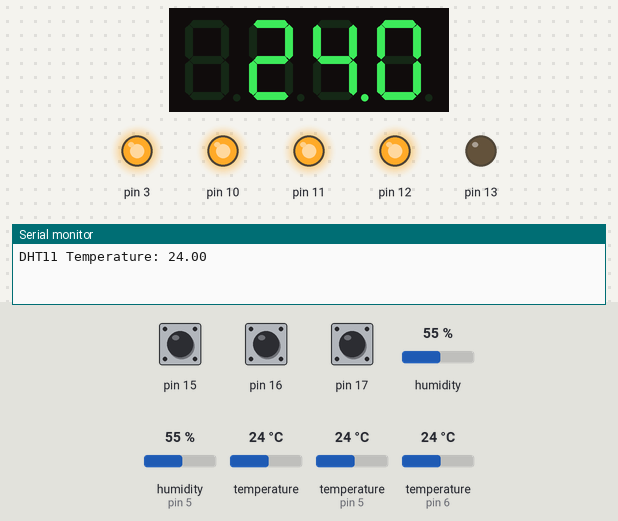
A sketch run on a simulated Arduino Uno, built with avr-gcc and run on an emulated ATmega328P. On the bench: 4-digit seven-segment display, output pins drawn as LEDs (lit = HIGH), the last lines printed to the serial monitor. Wiring (inferred from the names in the program): DHT11 sensor: data pin 5. The inputs (shaded band) are chosen by the test bench; at power-on: humidity 55 %, humidity (sensor on pin 5) 55 %, temperature (sensors on pin 6, pin 5) 24 °C, temperature 24 °C, pin 15 HIGH, pin 16 HIGH, pin 17 HIGH.

Above: at 2.4 s.
2.5 s: humidity (sensor 0) set to 22 %
At 8.4 s:
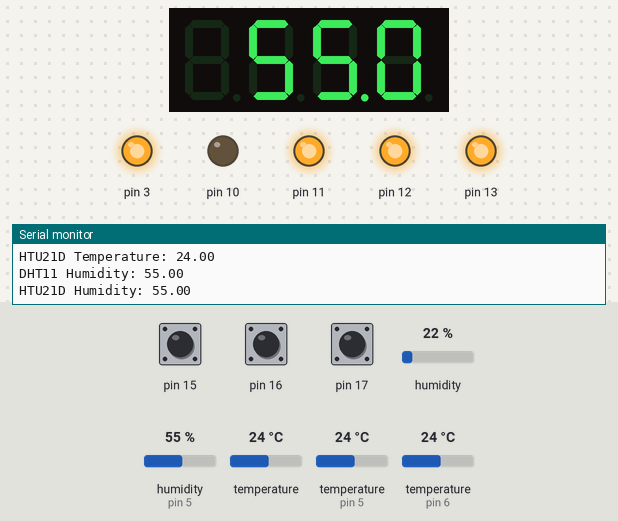
14.1 s: humidity (sensor on pin 5) set to 40 %
At 27.9 s:
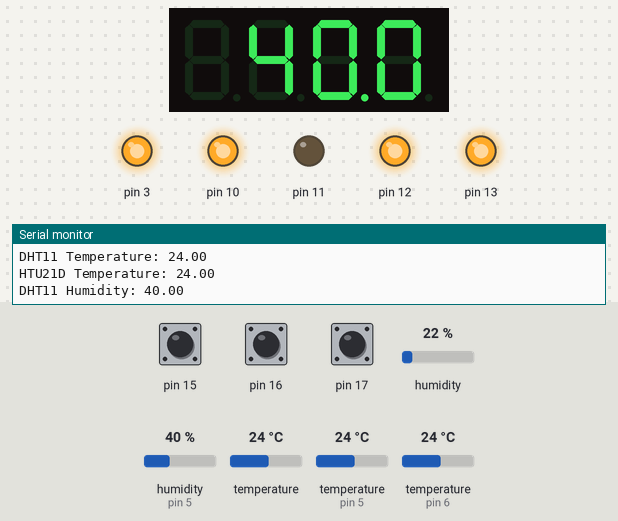
28.1 s: temperature (sensor on pin 6) set to 12 °C
42.1 s: temperature (sensor 0) set to 19 °C
At 48.1 s:
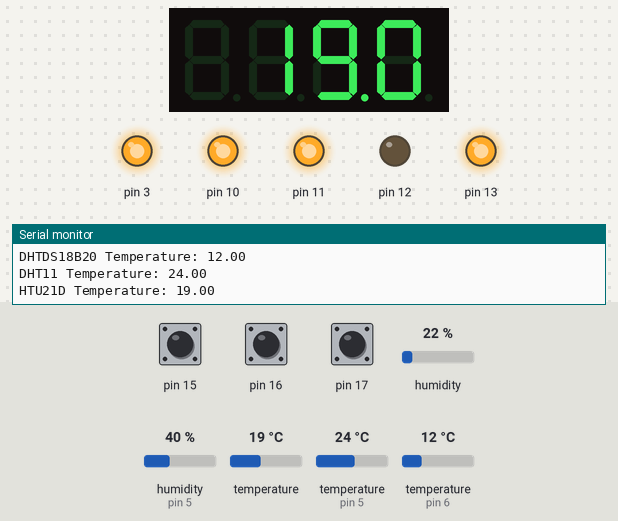
50.6 s: temperature (sensor on pin 5) set to 28 °C
At 57.2 s:
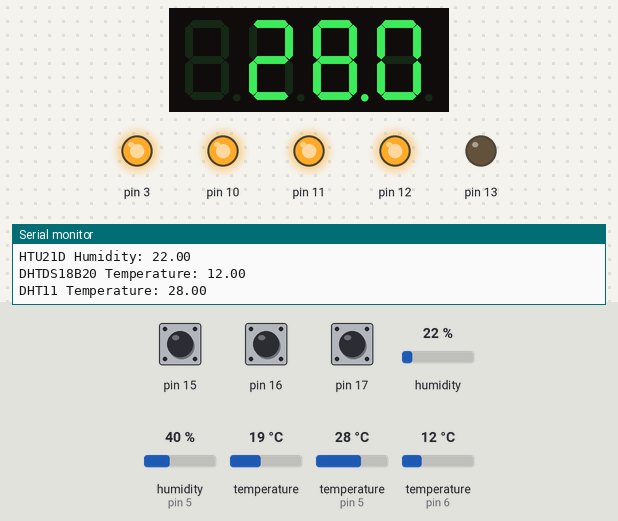
59.5 s: temperature (sensor on pin 6) set to 33 °C
Timing chart, 0 to 74.3 s (numbered marks = the images above; inputs shaded):
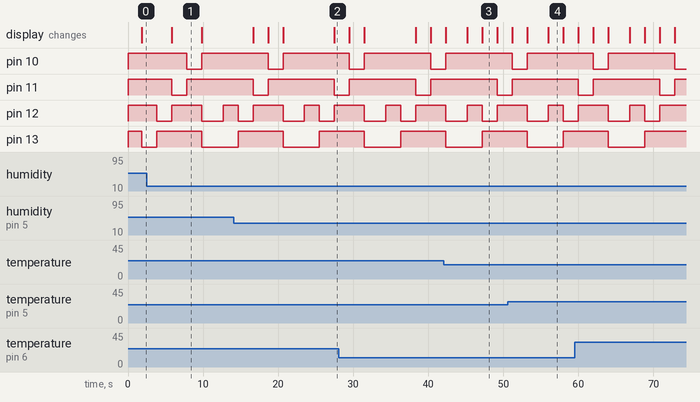

The sketch:

MultipleSensors.ino
```cpp
#include <TimerOne.h>
#include <Wire.h>
#include <MultiFuncShield.h>
#include <DallasTemperature.h>
#include "DHT.h"
#include "SparkFunHTU21D.h"

#define DHTPIN 5
#define DHTTYPE DHT11
#define ONE_WIRE_BUS 6

DHT myDHT11(DHTPIN, DHTTYPE);
OneWire oneWire(ONE_WIRE_BUS);
DallasTemperature myDS18B20(&oneWire);
HTU21D myHTU21D;

void setup()
{
    Timer1.initialize();
    MFS.initialize(&Timer1);

    Serial.begin(9600);
    myDHT11.begin();
    myHTU21D.begin();

    MFS.beep();
    MFS.write("----");
    delay(1000);
}

void loop()
{
    float DHT11_temp = myDHT11.readTemperature();
    float DHT11_humd = myDHT11.readHumidity();
    float DHT11_hif = myDHT11.computeHeatIndex(DHT11_temp, DHT11_humd, false);

    float HTU21D_humd = myHTU21D.readHumidity();
    float HTU21D_temp = myHTU21D.readTemperature();

    myDS18B20.requestTemperatures();
    float DS18B20_temp = myDS18B20.getTempCByIndex(0);

    writeData(DHT11_temp, "DHT11 Temperature: ", LED_1);
    delay(2000);

    writeData(HTU21D_temp, "HTU21D Temperature: ", LED_2);
    delay(2000);

    writeData(DHT11_humd, "DHT11 Humidity: ", LED_3);
    delay(2000);

    writeData(HTU21D_humd, "HTU21D Humidity: ", LED_4);
    delay(2000);

    writeData(DS18B20_temp, "DHTDS18B20 Temperature: ", LED_1 | LED_2);
    delay(2000);
}

void writeData(float val, String msg, byte nLED)
{
    Serial.print(msg);
    Serial.print(val);
    Serial.print("\n");

    MFS.write((float)val, 1);
    MFS.writeLeds(LED_ALL, OFF);
    MFS.writeLeds(nLED, ON);
}
```

Measured:
- by itself, pin 11: alternates HIGH for 8.8 s and LOW for 2.0 s
- what the display in image 1 shows lasts 4.0 s, from 5.8 s to 9.8 s
- what the display in image 3 shows lasts 2.0 s, from 47.2 s to 49.2 s
